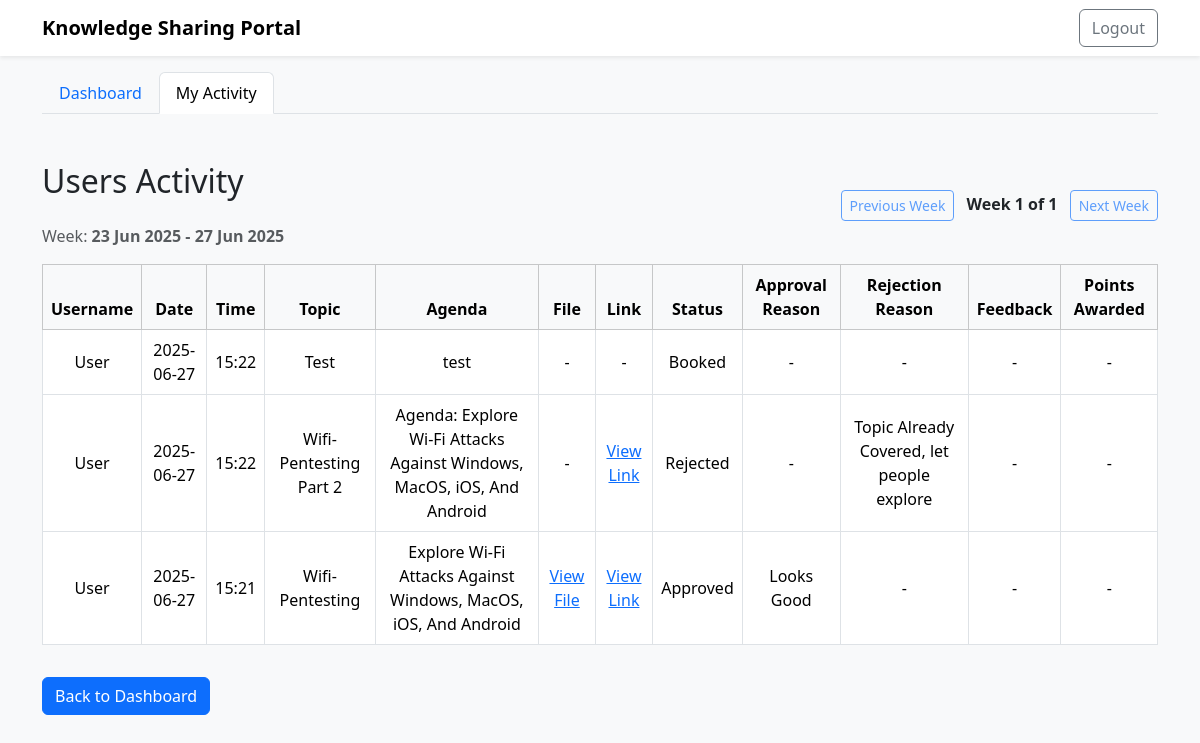
The page /my-activity (signed in) on the database its author committed.
### tables this page shows
CREATE TABLE slot_activity (
        id INTEGER PRIMARY KEY AUTOINCREMENT,
        slot_id INTEGER NOT NULL,
        user_id INTEGER NOT NULL,
        status TEXT NOT NULL,
        approval_reason TEXT,
        rejection_reason TEXT,
        feedback TEXT,
        comments TEXT,
        points_awarded INTEGER,
        topic TEXT,
        agenda TEXT,
        file_path TEXT,
        link TEXT,
        created_at TEXT DEFAULT CURRENT_TIMESTAMP,
        updated_at TEXT DEFAULT CURRENT_TIMESTAMP,
        FOREIGN KEY (slot_id) REFERENCES slots(id),
        FOREIGN KEY (user_id) REFERENCES users(id)
    );

CREATE TABLE users (
        id INTEGER PRIMARY KEY AUTOINCREMENT,
        name TEXT NOT NULL,
        email TEXT UNIQUE NOT NULL,
        password TEXT NOT NULL,
        role TEXT NOT NULL DEFAULT 'user'
    );

### app.py (the view)
@app.route('/my-activity')
@token_required
def my_activity():
    db = get_db()
    user_email = g.get('user')
    user = db.execute('SELECT * FROM users WHERE email = ?', (user_email,)).fetchone()
    is_admin = user['role'] == 'admin'
    if is_admin:
        all_activities = db.execute('''
            SELECT sa.*, u.name as username FROM slot_activity sa
            JOIN users u ON sa.user_id = u.id
            ORDER BY sa.created_at DESC
        ''').fetchall()
    else:
        all_activities = db.execute('''SELECT * FROM slot_activity WHERE user_id = ? ORDER BY created_at DESC''', (user['id'],)).fetchall()
    def get_week_start(dt):
        return dt - timedelta(days=dt.weekday())
    activities_by_week = {}
    for a in all_activities:
        dt = datetime.datetime.strptime(a['created_at'][:10], '%Y-%m-%d')
        week_start = get_week_start(dt)
        if week_start not in activities_by_week:
            activities_by_week[week_start] = []
        activities_by_week[week_start].append(a)
    sorted_weeks = sorted(activities_by_week.keys(), reverse=True)
    week_number = int(request.args.get('week', 0))
    if not sorted_weeks:
        week_dates = []
        activities = []
        total_weeks = 0
    else:
        if week_number < 0 or week_number >= len(sorted_weeks):
            week_number = 0
        week_dates = [sorted_weeks[week_number] + timedelta(days=i) for i in range(5)]
        activities = activities_by_week.get(sorted_weeks[week_number], [])
        total_weeks = len(sorted_weeks)
    return render_template('my_activity.html', user=user, activities=activities, is_admin=is_admin, week_number=week_number, total_weeks=total_weeks, week_dates=week_dates)

### app.py (called while the page is built)
def get_db():
    if 'db' not in g:
        g.db = sqlite3.connect(app.config['DATABASE'])
        g.db.row_factory = sqlite3.Row
    return g.db

def token_required(f):
    @wraps(f)
    def decorated(*args, **kwargs):
        token = request.cookies.get('token')
        if not token:
            return redirect(url_for('login'))
        try:
            data = jwt.decode(token, app.config['SECRET_KEY'], algorithms=["HS256"])
            g.user = data['email']
        except Exception:
            return redirect(url_for('login'))
        return f(*args, **kwargs)
    return decorated

### templates/my_activity.html (shortened to what this page needs)
<!DOCTYPE html>
<html lang="en">
<head>
    <link href="https://cdn.jsdelivr.net/npm/bootstrap@5.3.2/dist/css/bootstrap.min.css" rel="stylesheet">
</head>
<body class="bg-light" style="min-height: 100vh;">
    <nav class="navbar navbar-expand-lg navbar-light bg-white shadow-sm">
        <div class="container">
            <a class="navbar-brand fw-bold" href="/dashboard">Knowledge Sharing Portal</a>
            <div class="d-flex">
                <a href="/logout" class="btn btn-outline-secondary">Logout</a>
            </div>
        </div>
    </nav>
    <div class="container mt-3">
        <ul class="nav nav-tabs">
            <li class="nav-item">
                <a class="nav-link" href="/dashboard">Dashboard</a>
            </li>
            <li class="nav-item">
                <a class="nav-link active" href="/my-activity">My Activity</a>
            </li>
        </ul>
    </div>
    <div class="container py-5">
        <div class="d-flex justify-content-between align-items-center mb-3">
            <div>
                <h2 class="mb-4">{% if is_admin %}Users Activity{% else %}My Activity{% endif %}</h2>
                {% if week_dates and week_dates|length > 0 %}
                <div class="text-muted">
                    Week: <b>{{ week_dates[0].strftime('%d %b %Y') }} - {{ week_dates[-1].strftime('%d %b %Y') }}</b>
                </div>
                {% endif %}
            </div>
            <div>
                <a href="/my-activity?week={{ week_number - 1 }}" class="btn btn-outline-primary btn-sm me-2 {% if week_number == 0 %}disabled{% endif %}">Previous Week</a>
                <span class="fw-bold">Week {{ week_number + 1 }} of {{ total_weeks }}</span>
                <a href="/my-activity?week={{ week_number + 1 }}" class="btn btn-outline-primary btn-sm ms-2 {% if week_number + 1 >= total_weeks %}disabled{% endif %}">Next Week</a>
            </div>
        </div>
        <div class="table-responsive">
            <table class="table table-bordered align-middle text-center bg-white">
                <thead class="table-light">
                    <tr>
                        {% if is_admin %}<th>Username</th>{% endif %}
                        <th>Date</th>
                        <th>Time</th>
                        <th>Topic</th>
                        <th>Agenda</th>
                        <th>File</th>
                        <th>Link</th>
                        <th>Status</th>
                        <th>Approval Reason</th>
                        <th>Rejection Reason</th>
                        <th>Feedback</th>
                        <th>Points Awarded</th>
                    </tr>
                </thead>
                <tbody>
                    {% for a in activities %}
                    <tr>
                        {% if is_admin %}<td>{{ a['username'] }}</td>{% endif %}
                        <td>{{ a['created_at'][:10] }}</td>
                        <td>{{ a['created_at'][11:16] }}</td>
                        <td>{{ a['topic'] or '-' }}</td>
                        <td>{{ a['agenda'] or '-' }}</td>
                        <td>{% if a['file_path'] %}<a href="/{{ a['file_path'] }}" target="_blank">View File</a>{% else %}-{% endif %}</td>
                        <td>{% if a['link'] %}<a href="{{ a['link'] }}" target="_blank">View Link</a>{% else %}-{% endif %}</td>
                        <td>{{ a['status']|capitalize }}</td>
                        <td>{{ a['approval_reason'] or '-' }}</td>
                        <td>{{ a['rejection_reason'] or '-' }}</td>
                        <td>{{ a['feedback'] or '-' }}</td>
                        <td>{{ a['points_awarded'] if a['points_awarded'] is not none else '-' }}</td>
                    </tr>
                    {% else %}
                    <tr><td colspan="10" class="text-muted">No activity found.</td></tr>
                    {% endfor %}
                </tbody>
            </table>
        </div>
        <a href="/dashboard" class="btn btn-primary mt-3">Back to Dashboard</a>
    </div>
</body>
</html>

### rows shown on the page
slot_activity: username "User", created_at "2025-06-27", created_at "15:22", topic "Test", agenda "test", status "Booked", a "-"
slot_activity: username "User", created_at "2025-06-27", created_at "15:22", topic "Wifi-Pentesting Part 2", agenda "Agenda: Explore Wi-Fi Attacks Against Windows, MacOS, iOS, And Android", status "Rejected", a "-", rejection_reason "Topic Already Covered, let people explore"
slot_activity: username "User", created_at "2025-06-27", created_at "15:21", topic "Wifi-Pentesting", agenda "Explore Wi-Fi Attacks Against Windows, MacOS, iOS, And Android", status "Approved", approval_reason "Looks Good", a "-"

### other values the page prints
{{ week_dates[0].strftime('%d %b %Y') }} "23 Jun 2025"
{{ week_dates[-1].strftime('%d %b %Y') }} "27 Jun 2025"
{{ week_number + 1 }} "1"
{{ total_weeks }} "1"
